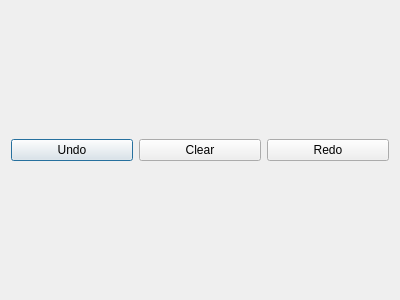
<?xml version="1.0" encoding="UTF-8"?>
<ui version="4.0">
 <class>UndoViewer</class>
 <widget class="QDialog" name="UndoViewer">
  <property name="geometry">
   <rect>
    <x>0</x>
    <y>0</y>
    <width>400</width>
    <height>300</height>
   </rect>
  </property>
  <property name="windowTitle">
   <string>UndoListViewer</string>
  </property>
  <property name="windowIcon">
   <iconset resource="icons.qrc">
    <normaloff>:/Toolbar/list.ico</normaloff>:/Toolbar/list.ico</iconset>
  </property>
  <layout class="QVBoxLayout" name="verticalLayout">
   <item>
    <layout class="QHBoxLayout" name="horizontalLayout">
     <item>
      <widget class="QPushButton" name="ButtonUndo">
       <property name="text">
        <string>Undo</string>
       </property>
      </widget>
     </item>
     <item>
      <widget class="QPushButton" name="ButtonClear">
       <property name="text">
        <string>Clear</string>
       </property>
      </widget>
     </item>
     <item>
      <widget class="QPushButton" name="ButtonRedo">
       <property name="text">
        <string>Redo</string>
       </property>
      </widget>
     </item>
    </layout>
   </item>
  </layout>
 </widget>
 <resources>
  <include location="icons.qrc"/>
 </resources>
 <connections/>
</ui>
